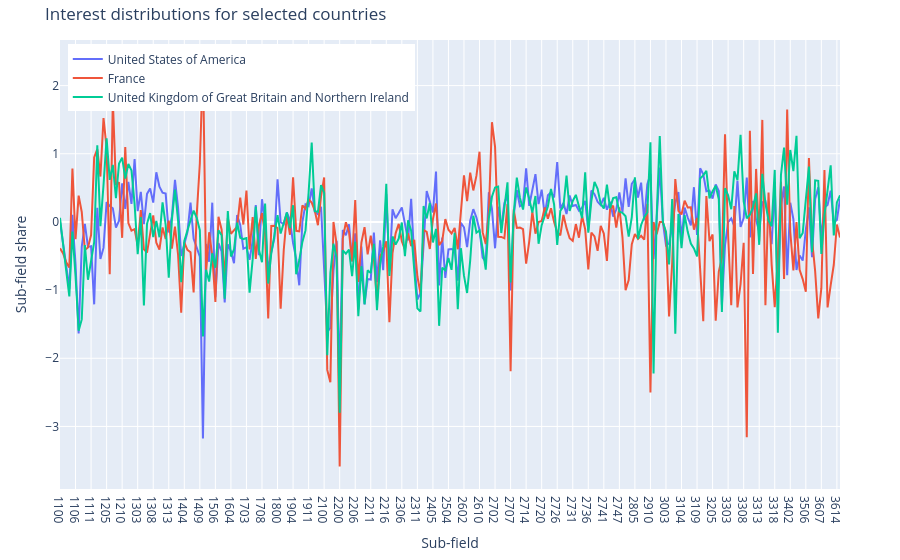

The notebook cell saved with this chart:
### Code cell
# country_list = ["US", "CN", "GB"]  # list of countries
country_list = ["US", "FR", "GB"]  # list of countries
x = df_country_subfield.columns.to_list()

fig = go.Figure()

for country in country_list:
    y = df_country_subfield.loc[country].values
    y_safe = [v if not np.isnan(v) else None for v in y]  # handle NaNs

    fig.add_trace(go.Scatter(
        x=x,
        y=y_safe,
        mode="lines",
        name=f"{uf.id2name_country[country]}"
    ))

fig.update_layout(
    title="Interest distributions for selected countries",
    xaxis=dict(title="Sub-field"),
    yaxis=dict(title="Sub-field share"),
    legend=dict(x=0.01, y=0.99),
    margin=dict(l=60, r=60, t=40, b=40)
)

fig.show()

### Figure 1 — Plotly figure (JSON) as saved in the notebook; plotly's stock layout.template omitted (floating-point values rounded to 4 significant figures; data arrays with more than 128 entries replaced by an {"elided": "..."} marker saying what was removed)
{"data": [{"mode": "lines", "name": "United States of America", "x": {"elided": "252 str values"}, "y": {"elided": "252 float values"}, "type": "scatter"}, {"mode": "lines", "name": "France", "x": {"elided": "252 str values"}, "y": {"elided": "252 float values"}, "type": "scatter"}, {"mode": "lines", "name": "United Kingdom of Great Britain and Northern Ireland", "x": {"elided": "252 str values"}, "y": {"elided": "252 float values"}, "type": "scatter"}], "layout": {"legend": {"x": 0.01, "y": 0.99}, "margin": {"l": 60, "r": 60, "t": 40, "b": 40}, "title": {"text": "Interest distributions for selected countries"}, "xaxis": {"title": {"text": "Sub-field"}}, "yaxis": {"title": {"text": "Sub-field share"}}}}
